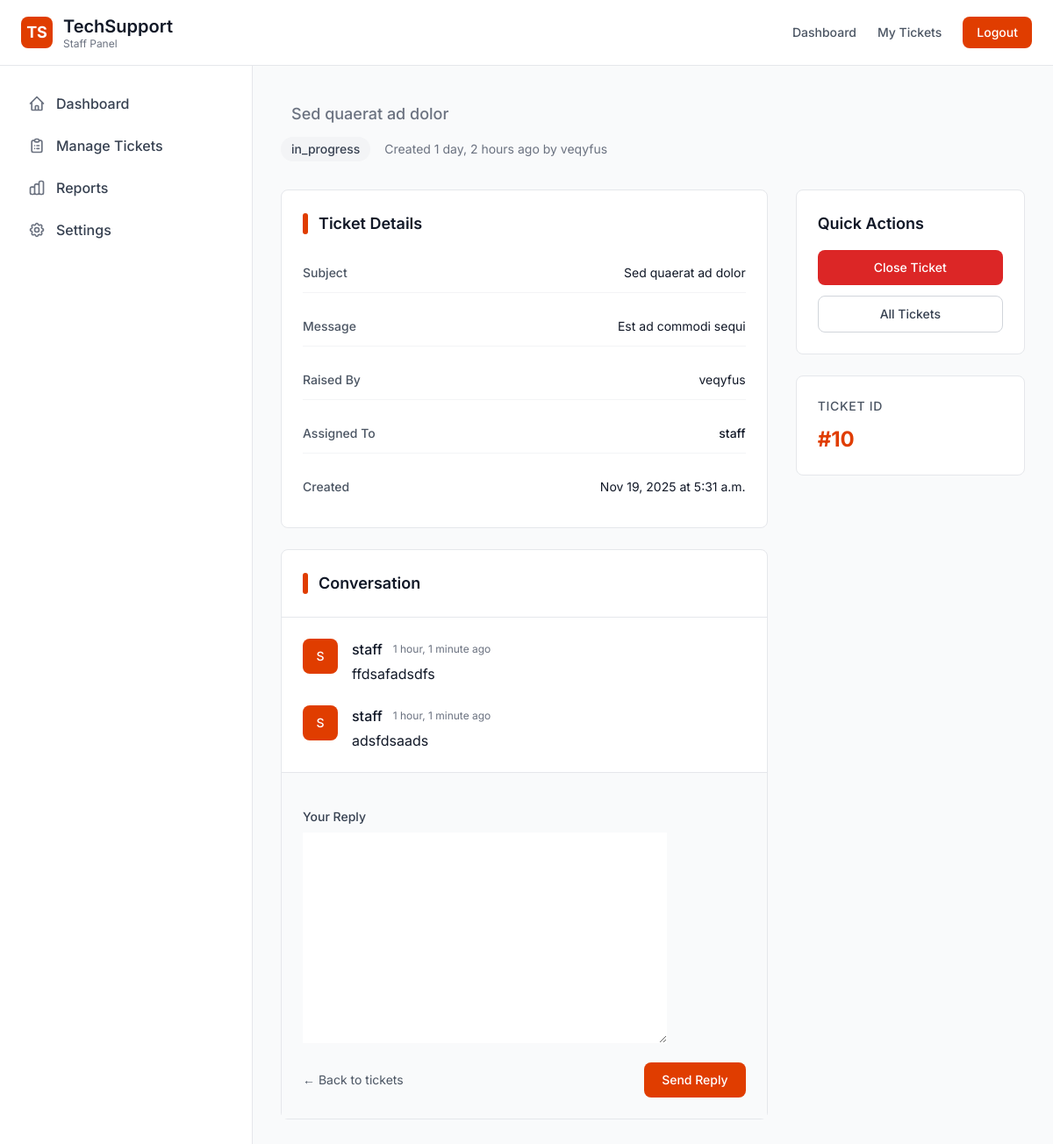
The app's page /staff/view_ticket/10/ (signed in) with its own data.
### tsm/models.py (models this page shows)
class SupportTicket(models.Model):
    title = models.CharField(max_length=200)
    description = models.TextField()
    created_at = models.DateTimeField(auto_now_add=True)
    updated_at = models.DateTimeField(auto_now=True)
    status = models.CharField(max_length=50, choices=(("open","open"),("in_progress","in_progress"),("closed","closed")))
    created_by = models.ForeignKey(User, on_delete=models.CASCADE, related_name='created_tickets')
    assigned_to = models.ForeignKey(User, on_delete=models.CASCADE, related_name='assigned_tickets', null=True, blank=True)

class TicketComment(models.Model):
    ticket = models.ForeignKey(SupportTicket, on_delete=models.CASCADE, related_name='comments')
    author = models.ForeignKey(User, on_delete=models.CASCADE)
    comment = models.TextField()
    created_at = models.DateTimeField(auto_now_add=True)
    updated_at = models.DateTimeField(auto_now=True)

### tsm/decorators.py (the view)
        def _wrapped_view(request, *args, **kwargs):
            user_roles = user_roles = set(request.user.userrole_set.values_list('role', flat=True))
            if user_roles.intersection(allowed_roles):
                return view_func(request, *args, **kwargs)
            from django.http import HttpResponseForbidden
            return HttpResponseForbidden("You do not have permission to access this resource.")

### tsm/forms.py
class CommentTicketForm(forms.ModelForm):
    class Meta:
        model = TicketComment
        fields = ["comment",]

### tsm/staffView.py (called while the page is built, shortened)
@login_required()
@role_required(allowed_roles={"staff"})
def staffViewTicket(request, ticket_id):
    ticket = SupportTicket.objects.get(id=ticket_id)
    replies = TicketComment.objects.filter(ticket=ticket)
    form = CommentTicketForm(request.POST or None)
    return render(request, 'staff/staffViewTicket.html', {'ticket': ticket, 'replies': replies, 'form': form})

### tsm/templates/staff/staffVIewticket.html (shortened to what this page needs)
{% extends "staff/staffbase.html" %}
{% load static %}
{% block content %}
<div class="flex min-h-screen bg-gray-50">
    <div class="w-72 fixed inset-y-0 left-0 z-40">
        {% include "staff/staffpanelsidebar.html" %}
    </div>
    <div class="ml-72 p-6 lg:p-8 w-full mx-auto">
        <div class="mb-8">
            <h1 class="text-3xl font-semibold text-gray-900">
                <span class="ml-3 text-lg font-medium text-gray-500">{{ ticket.title }}</span>
            </h1>
            <div class="flex items-center gap-4 mt-3">
                <span class="{% if ticket.status == 'Open' %}bg-yellow-100 text-yellow-700
                             {% elif ticket.status == 'In Progress' %}bg-blue-100 text-blue-700
                             {% elif ticket.status == 'Closed' %}bg-green-100 text-green-700
                             {% else %}bg-gray-100 text-gray-700{% endif %}
                             px-3 py-1 rounded-full text-sm font-medium">
                    {{ ticket.status }}
                </span>
                <span class="text-sm text-gray-500">
                    Created {{ ticket.created_at|timesince }} ago by {{ ticket.created_by.get_full_name|default:ticket.created_by.username }}
                </span>
            </div>
        </div>
        <div class="grid lg:grid-cols-3 gap-8">
            <div class="lg:col-span-2 space-y-6">
                <div class="bg-white border border-gray-200 rounded-lg p-6">
                    <h2 class="text-lg font-semibold text-gray-900 mb-5 flex items-center gap-3">
                        <div class="w-1.5 h-6 bg-primary-600 rounded-full"></div>
                        Ticket Details
                    </h2>
                    <div class="space-y-4 text-sm">
                        <div class="flex justify-between py-3 border-b border-gray-100">
                            <span class="text-gray-600 font-medium">Subject</span>
                            <span class="text-gray-900">{{ ticket.title }}</span>
                        </div>
                        <div class="flex justify-between py-3 border-b border-gray-100">
                            <span class="text-gray-600 font-medium">Message</span>
                            <div class="text-gray-900 max-w-md text-right">
                                {{ ticket.description|linebreaks }}
                            </div>
                        </div>
                        <div class="flex justify-between py-3 border-b border-gray-100">
                            <span class="text-gray-600 font-medium">Raised By</span>
                            <span class="text-gray-900">{{ ticket.created_by.get_full_name|default:ticket.created_by.username }}</span>
                        </div>
                        <div class="flex justify-between py-3 border-b border-gray-100">
                            <span class="text-gray-600 font-medium">Assigned To</span>
                            <span class="text-gray-900 font-medium">
                                {% if ticket.assigned_to %}
                                    {{ ticket.assigned_to.get_full_name|default:ticket.assigned_to.username }}
                                {% else %}
                                    <span class="text-gray-500 italic">Unassigned</span>
                                {% endif %}
                            </span>
                        </div>
                        <div class="flex justify-between py-3">
                            <span class="text-gray-600 font-medium">Created</span>
                            <span class="text-gray-900">{{ ticket.created_at|date:"M d, Y \a\t P" }}</span>
                        </div>
                    </div>
                </div>
                <div class="bg-white border border-gray-200 rounded-lg">
                    <div class="p-6 border-b border-gray-200">
                        <h2 class="text-lg font-semibold text-gray-900 flex items-center gap-3">
                            <div class="w-1.5 h-6 bg-primary-600 rounded-full"></div>
                            Conversation
                        </h2>
                    </div>
                    <div class="p-6 space-y-6 max-h-96 overflow-y-auto">
                        {% if replies %}
                            {% for reply in replies %}
                            <div class="flex gap-4">
                                <div class="w-10 h-10 rounded-lg bg-primary-600 flex items-center justify-center text-white font-medium text-sm flex-shrink-0">
                                    {{ reply.author.username|slice:":1"|upper }}
                                </div>
                                <div class="flex-1">
                                    <div class="flex items-center gap-3 mb-1">
                                        <span class="font-medium text-gray-900">
                                            {{ reply.author.get_full_name|default:reply.author.username }}
                                        </span>
                                        <span class="text-xs text-gray-500">
                                            {{ reply.created_at|timesince }} ago
                                        </span>
                                    </div>
                                    <p class="text-gray-700 leading-relaxed">{{ reply.comment|linebreaks }}</p>
                                </div>
                            </div>
                            {% endfor %}
                        {% endif %}
                    </div>
                    {% if ticket.status != "Closed" %}
                    <div class="p-6 border-t border-gray-200 bg-gray-50">
                        <form action="" method="post" class="space-y-4">
                            <div>
                                <label for="id_comment" class="block text-sm font-medium text-gray-700 mb-2">Your Reply</label>
                                {{ form.comment }}
                            </div>
                            <div class="flex justify-between items-center">
                                <a href="{% url 'staff_manage_tickets' %}" class="text-sm text-gray-600 hover:text-gray-900">
                                    ← Back to tickets
                                </a>
                                <button type="submit"
                                        class="px-5 py-2.5 bg-primary-600 text-white text-sm font-medium rounded-lg hover:bg-primary-700 transition">
                                    Send Reply
                                </button>
                            </div>
                        </form>
                    </div>
                    {% else %}
                    <div class="p-6 border-t border-gray-200 bg-gray-50 text-center">
                        <p class="text-gray-600 font-medium">This ticket is closed. No further replies allowed.</p>
                    </div>
                    {% endif %}
                </div>
            </div>
            <div class="space-y-6">
                <div class="bg-white border border-gray-200 rounded-lg p-6">
                    <h3 class="text-lg font-semibold text-gray-900 mb-4">Quick Actions</h3>
                    <div class="space-y-3">
                        {% if ticket.status != "Closed" %}
                        <a href="{% url 'close_ticket' ticket.id %}"
                           onclick="return confirm('Are you sure you want to close this ticket?')"
                           class="block w-full text-center px-4 py-2.5 bg-red-600 text-white text-sm font-medium rounded-lg hover:bg-red-700 transition">
                            Close Ticket
                        </a>
                        {% endif %}
                        <a href="{% url 'staff_manage_tickets' %}"
                           class="block w-full text-center px-4 py-2.5 border border-gray-300 text-gray-700 text-sm font-medium rounded-lg hover:bg-gray-50 transition">
                            All Tickets
                        </a>
                    </div>
                </div>
                <div class="bg-white border border-gray-200 rounded-lg p-6">
                    <h3 class="text-sm font-medium text-gray-600 uppercase tracking-wider mb-3">Ticket ID</h3>
                    <p class="text-2xl font-bold text-primary-600">#{{ ticket.id }}</p>
                </div>
            </div>
        </div>
    </div>
</div>
{% endblock content %}

### tsm/templates/staff/staffbase.html (style rules this page uses)
body { font-family: 'Inter', sans-serif; }

### records on screen
SupportTicket: title "Sed quaerat ad dolor", status "in_progress", created_at "1 day, 2 hours", created_by.get_full_name "veqyfus", description "Est ad commodi sequi", assigned_to.get_full_name "staff", created_at "Nov 19, 2025 at 5:31 a.m.", id "10"
TicketComment: author.username "S", author.get_full_name "staff", created_at "1 hour, 1 minute", comment "ffdsafadsdfs"
TicketComment: author.username "S", author.get_full_name "staff", created_at "1 hour, 1 minute", comment "adsfdsaads"
